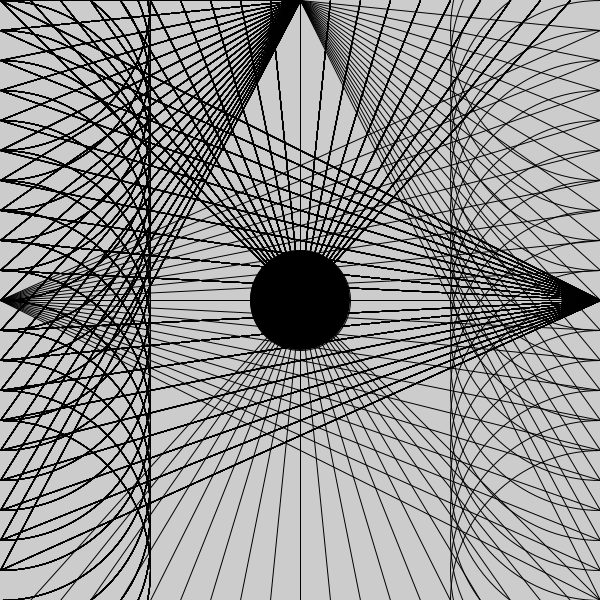
Frame 1 (no input)
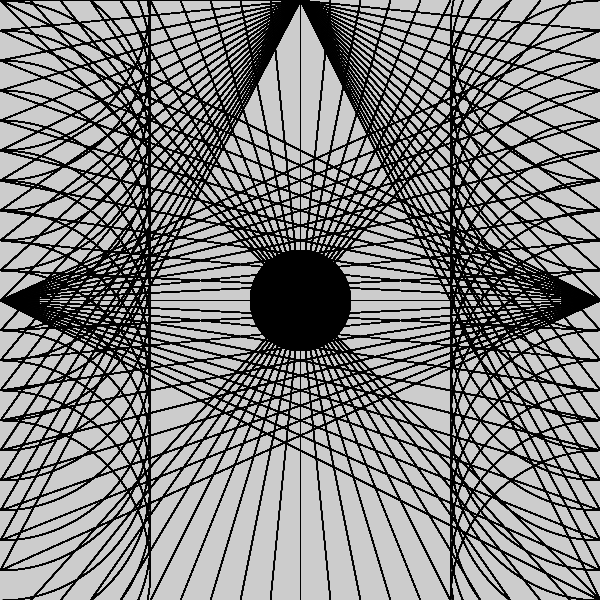
Frame 60 (the mouse pressed at the canvas centre just before this capture)
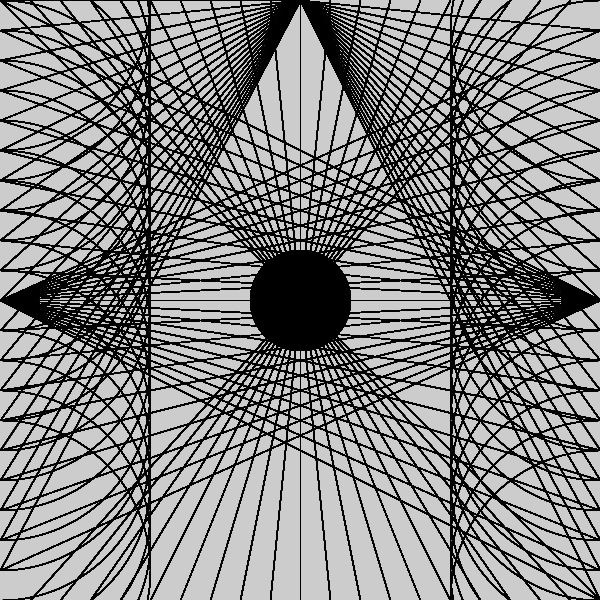
Frame 120 (the mouse held since frame 60 and released just before this capture)

The Processing sketch that drew these frames (run headless with seeded random() and noise(); from frame 60 on, the mouse is pressed at the canvas centre):

// Processing sketch: processing_88196
// ── processing_88196.pde

void setup()
{
  size(600,600);
}

void draw ()
{
  int x=0;
  int y=0;
  
   
  for(int i=0;i<width;i+=30)
  {
    for(int j=0;j<height;j+=30)
    {
   fill(255,0,0);
      line(0,i,600,300); 
      line(0,j,300,0);  
           line(j,0,300,300);
           
            noFill();
             ellipse(0,j,300,300);


    }
  }
    for(int k=600;k>0;k-=30);
    {
       for(int l=600;l>0;l-=30)
    {
      line(600,l,300,0);
      line(l,600,300,300);
      line(600,l,0,300);
      noFill();
            ellipse(600,l,300,300);


    
    }
    }

             fill(0,0,0);
            ellipse(width/2,height/2,100,100);




}
